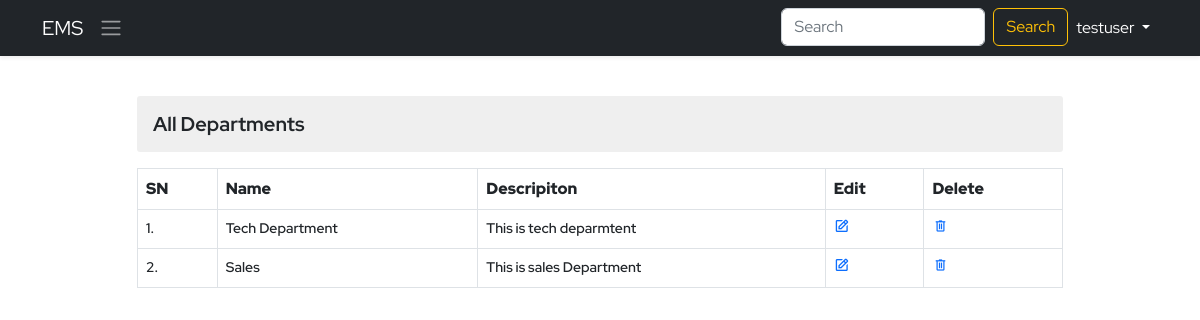
/view-departments/, run on the app's committed database.
### ems/models.py (models this page shows, shortened)
class Department(models.Model):
    name=models.CharField(max_length=70, unique=True)
    description=models.TextField(max_length=200)

### ems/views.py (the view)
# urls.py: path('view-departments/',viewDepartment,name='view-department'),
def viewDepartment(request):
    context={}
    try:
        departments=Department.objects.all()
        context['departments']=departments
    except Exception as e:
        print('View Department Exception : ',e)
    return render(request,'ems/view_department.html',context)

### ems/templates/ems/view_department.html (shortened to what this page needs)
{% extends './base.html' %}
{% block body %}
<div class="container py-4">
    <div class="row d-flex align-items-center justify-content-center">
        <div class="col-10">
            <h3 class="my-3 derpartment-title">All Departments</h3>
            <table class="table table-bordered department-table">
                <tr>
                    <th>SN</th>
                    <th>Name</th>
                    <th>Descripiton</th>
                    <th>Edit</th>
                    <th>Delete</th>
                </tr>
                {% for department in departments %}
                <tr>
                    <td>{{forloop.counter}}.</td>
                    <td>{{department.name}}</td>
                    <td>{{department.description}}</td>
                    <td><a href="{{department.id}}" class="edit" data-bs-toggle="modal" data-bs-target="#edit-department" ><i class='bx bx-edit'></i></a></td>
                    <td><a href="{% url 'ems:delete-department' department.id %}" class="delete"><span class="material-symbols-outlined">
                        </span></a></td>
                </tr>
                {% endfor %}
            </table>
        </div>
    </div>
</div>
{% endblock body %}

### static/css/style.css (style rules this page uses)
* { margin: 0; padding: 0; box-sizing: border-box; }
:root { --body-font: 'Red Hat Display', sans-serif; --second-font: 'Kaushan Script', cursive; --biggest-font-size: 2rem; --bigger-font-size: 1.5rem; --big-font-size: 1.25rem; --h1-font-size: 1.5rem; --h2-font-size: 1.25rem; --h3-font-size: 1rem; --normal-font-size: .938rem; --small-font-size: .813rem; --smaller-font-size: .75rem; --font-bold: 700; --font-black: 900; }
@media screen and (min-width: 1024px) { :root { --biggest-font-size: 6rem; --bigger-font-size: 3.5rem; --big-font-size: 2.75rem; --h1-font-size: 2.25rem; --h2-font-size: 1.5rem; --h3-font-size: 1.25rem; --normal-font-size: 1rem; --small-font-size: .875rem; --smaller-font-size: .813rem; } }
* { box-sizing: border-box; padding: 0; margin: 0; }
html { scroll-behavior: smooth; }
body, button, label, select, input { font-family: var(--body-font); font-size: var(--normal-font-size); }
h1, h2, h3 { font-weight: var(--font-bold); }
a { text-decoration: none; }
.derpartment-title { font-size: var(--h3-font-size); background-color: #dadada70; padding: 1rem; border-radius: 3px; }
.department-table tr th { font-size: var(--normal-font); font-weight: var(--font-black); }
.department-table tr td { font-size: var(--small-font-size); font-weight:600; }
.department-table tr td .edit i { font-size: 16px !important; text-align: center; }
.department-table tr td .delete span { font-size: 16px !important; }

### data on the page
Department: name "Tech Department", description "This is tech deparmtent"
Department: name "Sales", description "This is sales Department"
